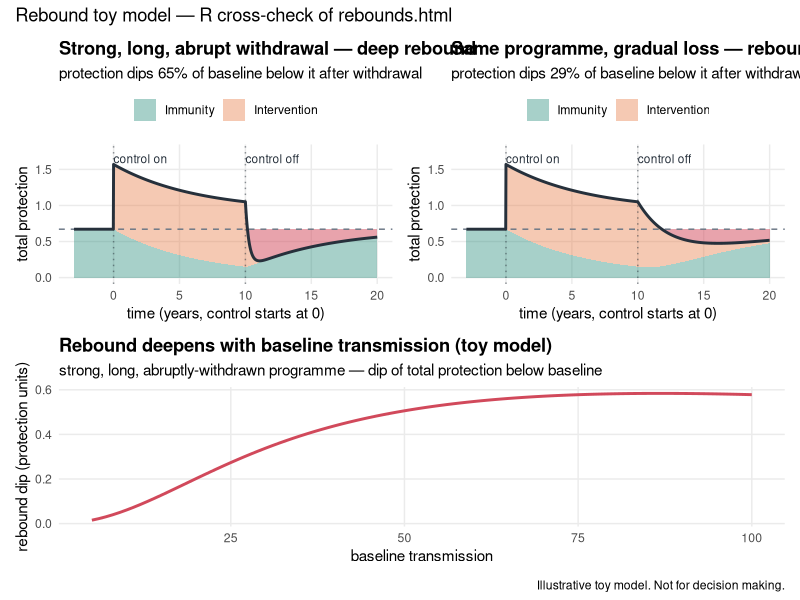

R code for this plot:
# =============================================================================
# validate_rebounds.R
#
# Static R/ggplot reproduction of the interactive toy model in rebounds.html,
# as an independent cross-check of the JavaScript. It re-implements the same
# "rebound" dynamics
#
#        total protection(t)  =  acquired immunity I(t)  +  intervention J(t)
#
# where a transmission-reducing intervention suppresses exposure (so immunity
# wanes toward a lower setpoint), then is withdrawn (so its protection decays),
# and total protection can dip BELOW the pre-intervention baseline = a rebound.
#
# All parameters are [ASSUMED] illustrative choices (a toy model), sense-checked
# against the Griffin et al. / malariasimulation transmission model for
# structure and timescales. Not data-fitted.
#
# Run from the repository root:
#   Rscript validation/validate_rebounds.R
# =============================================================================

## ---- libraries -------------------------------------------------------------
.libPaths("C:/Users/pwinskil/Documents/r_packages_arm64")  # user's package lib
suppressPackageStartupMessages({
  library(ggplot2)
  library(dplyr)
  library(tidyr)
  library(patchwork)
})

## ===========================================================================
## 1. PARAMETERS  (identical to the JavaScript in rebounds.html)
## ===========================================================================
k_half <- 28        # [ASSUMED] half-saturation of immunity-exposure curve
t_min  <- -3        # [ASSUMED] time axis start (years)
t_max  <- 20        # [ASSUMED] time axis end (years)
dt     <- 0.02      # [ASSUMED] Euler step (years)

## --- Colours (match the web page) -------------------------------------------
col_accent <- "#2f8f7e"  # immunity
col_warm   <- "#e8804b"  # intervention
col_danger <- "#d1495b"  # rebound
col_ink    <- "#26303b"
col_muted  <- "#6b7785"

## ===========================================================================
## 2. MODEL FUNCTIONS  (identical logic to the JavaScript)
## ===========================================================================

## Saturating (Hill) exposure -> immunity setpoint: g(x) = x^2 / (x^2 + K^2)
g_imm <- function(x) {
  x2 <- x * x
  x2 / (x2 + k_half * k_half)
}

## Immunity relaxes toward its setpoint at a rate that rises mildly with baseline
## transmission (faster rebuild where transmission is higher).
rate_of <- function(Tr) 0.08 + 0.20 * (Tr / 100)

## Speed-of-loss slider (0..100) -> intervention decay half-life (years)
##   0   = gradual waning -> ~3.0 yr ; 100 = abrupt stop -> ~0.17 yr (~2 mo)
loss_half_life <- function(v) 3.0 * (0.17 / 3.0) ^ (v / 100)

## ---- simulate one scenario -------------------------------------------------
## Tr    baseline transmission (5..100)
## S     control strength (0..0.95, fraction reduction in exposure while on)
## D     control duration (years)
## lossV speed-of-loss slider value (0..100)
simulate <- function(Tr, S, D, lossV) {
  B       <- g_imm(Tr)                  # baseline immunity floor
  r       <- rate_of(Tr)
  hl      <- loss_half_life(lossV)
  k_decay <- log(2) / hl

  ts <- seq(t_min, t_max, by = dt)
  I  <- numeric(length(ts))
  J  <- numeric(length(ts))
  I[1] <- B                             # start at baseline equilibrium

  for (i in seq_along(ts)) {
    t <- ts[i]
    Jt <- if (t >= 0 && t < D) S
          else if (t >= D)     S * exp(-k_decay * (t - D))
          else                 0
    J[i] <- Jt
    x   <- Tr * (1 - Jt)                # suppressed exposure
    Ieq <- g_imm(x)
    if (i > 1) I[i] <- I[i - 1] + r * (Ieq - I[i - 1]) * dt
  }
  I <- pmax(0, I)
  tot <- I + J

  ## rebound metric: how far total protection dips below baseline after withdrawal
  post     <- ts >= D
  min_tot  <- min(tot[post])
  depth    <- max(0, B - min_tot)

  list(
    df = data.frame(t = ts, I = I, J = J, tot = tot),
    B = B, depth = depth,
    rel_depth = if (B > 0) depth / B else 0,
    Tr = Tr, S = S, D = D, lossV = lossV
  )
}

## ===========================================================================
## 3. NUMERIC CROSS-CHECK  (compare these against the web-page readouts)
## ===========================================================================
scenarios <- list(
  "default            (Tr=40, S=0.70, D=6,  abrupt)"   = c(40, 0.70, 6,  75),
  "strong+long+abrupt (Tr=40, S=0.90, D=10, abrupt)"   = c(40, 0.90, 10, 95),
  "gradual loss       (Tr=40, S=0.90, D=10, gradual)"  = c(40, 0.90, 10, 10),
  "very high transm.  (Tr=95, S=0.90, D=10, abrupt)"   = c(95, 0.90, 10, 95),
  "very low transm.   (Tr=10, S=0.90, D=10, abrupt)"   = c(10, 0.90, 10, 95)
)

cat("\n=== Rebound toy model — numeric cross-check ===\n")
cat(sprintf("%-52s %8s %8s %8s\n", "scenario", "baseB", "depth", "rel.dep"))
sim_list <- lapply(scenarios, function(p) simulate(p[1], p[2], p[3], p[4]))
for (nm in names(sim_list)) {
  s <- sim_list[[nm]]
  cat(sprintf("%-52s %8.3f %8.3f %7.1f%%\n",
              nm, s$B, s$depth, 100 * s$rel_depth))
}

## --- Baseline-transmission check: rebound DIP vs baseline transmission -------
## Per Ghani et al. 2009, rebound risk grows with transmission. The protection
## dip should rise with baseline transmission and be largest at high transmission.
trange <- seq(5, 100, by = 1)
dip_curve <- sapply(trange, function(Tr) simulate(Tr, 0.90, 10, 95)$depth)
peak_Tr <- trange[which.max(dip_curve)]
cat(sprintf("\nBaseline check (S=0.90, D=10, abrupt): dip at Tr=5 is %.3f, ",
            dip_curve[1]))
cat(sprintf("at Tr=100 is %.3f, max at Tr=%d.\n",
            dip_curve[length(dip_curve)], peak_Tr))
cat(if (peak_Tr >= 75 && dip_curve[length(dip_curve)] > 3 * dip_curve[1])
      "  -> rebound dip largest at high baseline transmission, as expected.\n"
    else "  -> WARNING: expected the largest dip at high baseline transmission.\n")

## ===========================================================================
## 4. PLOTS
## ===========================================================================

## --- (a) the headline scenario: stacked protection-over-time ----------------
plot_scenario <- function(s, title) {
  df  <- s$df
  long <- df %>%
    transmute(t,
              Immunity     = I,
              Intervention = J) %>%
    pivot_longer(-t, names_to = "component", values_to = "v")
  long$component <- factor(long$component, levels = c("Intervention", "Immunity"))

  ## rebound (dip) ribbon: total below baseline, after withdrawal
  dip <- df %>%
    filter(t >= s$D, tot < s$B) %>%
    mutate(lo = tot, hi = s$B)

  ggplot() +
    geom_area(data = long, aes(t, v, fill = component),
              position = "stack", alpha = 0.42, colour = NA) +
    { if (nrow(dip) > 0)
        geom_ribbon(data = dip, aes(t, ymin = lo, ymax = hi),
                    fill = col_danger, alpha = 0.5) } +
    geom_hline(yintercept = s$B, linetype = "dashed", colour = col_muted) +
    geom_vline(xintercept = c(0, s$D), linetype = "dotted",
               colour = col_ink, alpha = 0.5) +
    geom_line(data = df, aes(t, tot), colour = col_ink, linewidth = 1) +
    annotate("text", x = 0,    y = max(df$tot) * 1.05, label = "control on",
             hjust = 0, size = 3, colour = col_ink) +
    annotate("text", x = s$D,  y = max(df$tot) * 1.05, label = "control off",
             hjust = 0, size = 3, colour = col_ink) +
    scale_fill_manual(values = c(Immunity = col_accent, Intervention = col_warm),
                      breaks = c("Immunity", "Intervention")) +
    labs(title = title,
         subtitle = sprintf("protection dips %.0f%% of baseline below it after withdrawal",
                            100 * s$rel_depth),
         x = "time (years, control starts at 0)", y = "total protection",
         fill = NULL) +
    coord_cartesian(xlim = c(t_min, t_max), ylim = c(0, max(df$tot) * 1.12)) +
    theme_minimal(base_size = 11) +
    theme(legend.position = "top",
          plot.title = element_text(face = "bold"),
          panel.grid.minor = element_blank())
}

p_main    <- plot_scenario(sim_list[[2]], "Strong, long, abrupt withdrawal — deep rebound")
p_gradual <- plot_scenario(sim_list[[3]], "Same programme, gradual loss — rebound softened")

## --- (b) rebound dip vs baseline transmission -------------------------------
dip_df <- data.frame(Tr = trange, dip = dip_curve)
p_hump <- ggplot(dip_df, aes(Tr, dip)) +
  geom_line(colour = col_danger, linewidth = 1) +
  labs(title = "Rebound deepens with baseline transmission (toy model)",
       subtitle = "strong, long, abruptly-withdrawn programme — dip of total protection below baseline",
       x = "baseline transmission", y = "rebound dip (protection units)") +
  theme_minimal(base_size = 11) +
  theme(plot.title = element_text(face = "bold"),
        panel.grid.minor = element_blank())

## --- combine & save ---------------------------------------------------------
combined <- (p_main | p_gradual) / p_hump +
  plot_annotation(
    title = "Rebound toy model — R cross-check of rebounds.html",
    caption = "Illustrative toy model. Not for decision making."
  )

dir.create("figures", showWarnings = FALSE)
ggsave("figures/rebounds_validation.png", combined,
       width = 11, height = 8, dpi = 130, bg = "white")
cat("\nSaved figures/rebounds_validation.png\n")
